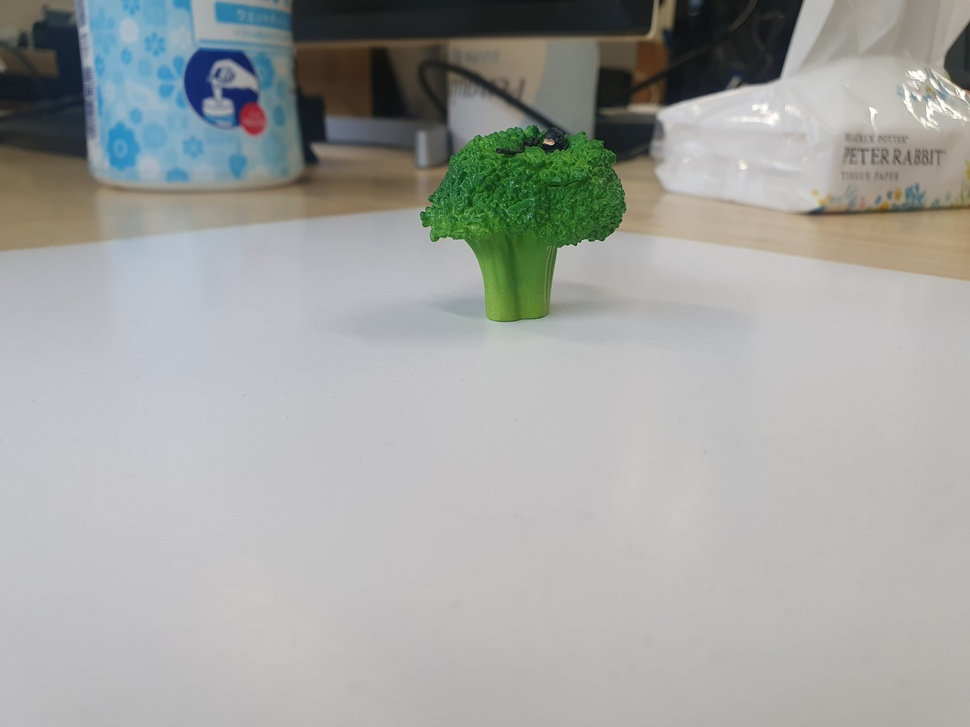
#> input picture left.jpg, 970 x 727 px, shrunk from 4032 x 3024 before the run
$ python Code_epipolar_geometry.py
#> lines starting #> are read from the running program, lines starting #| are printed output that depends on the picture
#####################################################################################################################################
#	PROGRAM BY : MC IATRIDES
#	LAST UPDATE : 08-06-2022
#	TITLE : Exercise #6 - (08-06-2022)
#   SUBTITLE : Epipolar Geometry
#	REDACTED FOR : COMPUTER VISION
#####################################################################################################################################

##### PACKAGES ######################################################################################################################
from numpy import *
import cv2 as cv
from matplotlib.pyplot import *
#####################################################################################################################################

###### FUNCTIONS ####################################################################################################################
def drawlines(img1, img2, lines, pts1, pts2):
    '''img1 - image on which we draw the epilines for the points in img2
        lines - corresponding epilines '''
    r,c = img1.shape
    img1 = cv.cvtColor(img1,cv.COLOR_GRAY2BGR)
    img2= cv.cvtColor(img2,cv.COLOR_GRAY2BGR)

    for r,pt1,pt2 in zip(lines,pts1,pts2):
        color = tuple(random.randint(0,255,3).tolist())
        x0,y0 = map(int, [0, -r[2]/r[1] ])
        x1,y1 = map(int, [c, -(r[2]+r[0]*c)/r[1] ])

        img1 = cv.line(img1, (x0,y0), (x1,y1), color, 1)
        img1 = cv.circle(img1, tuple(pt1), 5, color, -1)
        img2 = cv.circle(img2, tuple(pt2), 5, color, -1)

    return img1, img2

def distance(point, line):
    '''Calculates the distance between a point and the corresponding epiline'''
    a,b,c = line[0], line[1], line[2]
    x,y = point[0], point[1]
    dist = abs(a*x+b*y+c)/sqrt(a**2+b**2)

    return dist

#####################################################################################################################################

###### ANALYSIS PART ################################################################################################################
print('START TESTS')

img1 = cv.imread('left.jpg',0)      #queryimage # left image
#> img1: shape (727, 970); min 4, max 255, mean 164
img2 = cv.imread('right.jpg',0)     #trainimage # right image
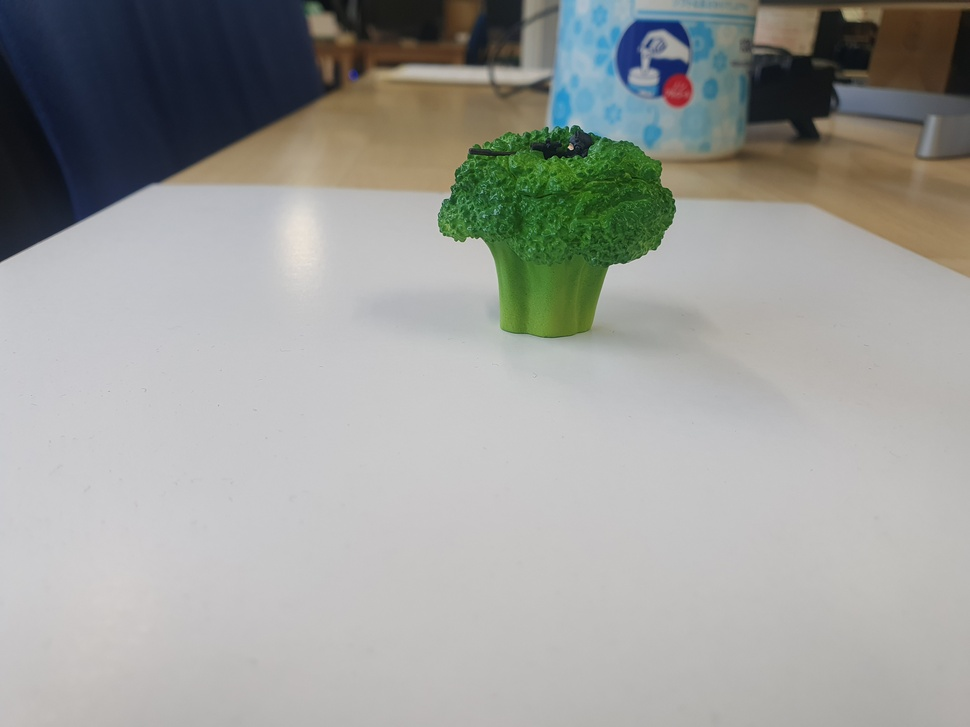
#> input picture right.jpg, 970 x 727 px, shrunk from 4032 x 3024 before the run
#> img2: shape (727, 970); min 0, max 229, mean 157.3

#Create SIFT descriptor and use with FLANN based matcher and ratio test
sift = cv.SIFT_create()

# find the keypoints and descriptors with SIFT
kp1, des1 = sift.detectAndCompute(img1,None)
#> kp1 = 531 keypoints; strongest (x, y, size): (546, 142, 3.4), (962, 93, 5.2), (762, 61, 34), (575, 245, 1.8)
kp2, des2 = sift.detectAndCompute(img2,None)
#> kp2 = 413 keypoints; strongest (x, y, size): (570, 147, 3.4), (322, 24, 18), (560, 226, 116.4), (676, 29, 11.9)

# FLANN parameters
FLANN_INDEX_KDTREE = 1
index_params = dict(algorithm = FLANN_INDEX_KDTREE, trees = 5)
search_params = dict(checks=50)

flann = cv.FlannBasedMatcher(index_params,search_params)
matches = flann.knnMatch(des1,des2,k=2)
#> matches = 531 matches

pts1 = []
pts2 = []

# ratio test as per Lowe's paper
for i,(m,n) in enumerate(matches):
    if m.distance < 0.7*n.distance:
        pts2.append(kp2[m.trainIdx].pt)
        pts1.append(kp1[m.queryIdx].pt)
#> after the loop, pts1 = 30 pairs, first value 165 to 556.5, second value 58.27 to 246.3; pts2 = 30 pairs, first value 490.7 to 932.4, second value 29.19 to 243.4

#Find the list of best matches to form Fundamental Matrix
pts1 = int32(pts1)
#> pts1 = 30 pairs, first value 164 to 556, second value 58 to 246
pts2 = int32(pts2)
#> pts2 = 30 pairs, first value 490 to 932, second value 29 to 243
F, mask = cv.findFundamentalMat(pts1, pts2, cv.FM_LMEDS)
#> F = [[3.3e-06, -3.04e-06, -0.00193], [-1.74e-06, -4.68e-08, 0.0023], [-0.000635, -0.000226, 1]]; mask = 30 values, max 1 at index 0, min 0 at index 9, mean 0.667

# We select only onlier points
pts1 = pts1[mask.ravel()==1]
#> pts1 = 20 rows, first 8: [164, 91], [178, 83], [197, 107], [207, 91], [209, 93], [209, 93], [210, 105], [211, 120]
pts2 = pts2[mask.ravel()==1]
#> pts2 = 20 rows, first 8: [598, 59], [611, 52], [624, 76], [636, 61], [636, 62], [636, 62], [636, 75], [634, 89]

# Find epilines corresponding to points in right image (second image) and
# drawing its lines on left image
lines1 = cv.computeCorrespondEpilines(pts2.reshape(-1,1,2), 2,F)
#> lines1 = 20 rows, first 8: [0.516, -0.856, -6.55], [0.526, -0.851, -23.16], [0.519, -0.855, -10.71], [0.531, -0.847, -33], [0.531, -0.848, -32.11], [0.531, -0.848, -32.11], [0.524, -0.852, -20.49], [0.516, -0.856, -6.36]
lines1 = lines1.reshape(-1,3)

img5,img6 = drawlines(img1,img2,lines1,pts1,pts2)
#> the loop in drawlines, `for r,pt1,pt2 in zip(lines,pts1,pts2):` made 20 passes
#> (r, pt1, pt2, color, y0, y1) on passes 1 to 9: ([0.516, -0.856, -6.55], [164, 91], [598, 59], (172, 47, 117), -7, 577), ([0.526, -0.851, -23.16], [178, 83], [611, 52], (192, 67, 251), -27, 572), ([0.519, -0.855, -10.71], [197, 107], [624, 76], (195, 103, 9), -12, 576), ([0.531, -0.847, -33], [207, 91], [636, 61], (211, 21, 242), -38, 569), ([0.531, -0.848, -32.11], [209, 93], [636, 62], (36, 87, 70), -37, 569), ([0.531, -0.848, -32.11], [209, 93], [636, 62], (216, 88, 140), -37, 569), ([0.524, -0.852, -20.49], [210, 105], [636, 75], (58, 193, 230), -24, 573), ([0.516, -0.856, -6.36], [211, 120], [634, 89], (39, 87, 174), -7, 577), ([0.545, -0.839, -57.4], [213, 70], [645, 40], (88, 81, 165), -68, 561)
#> after the loop in drawlines, `for r,pt1,pt2 in zip(lines,pts1,pts2):`:
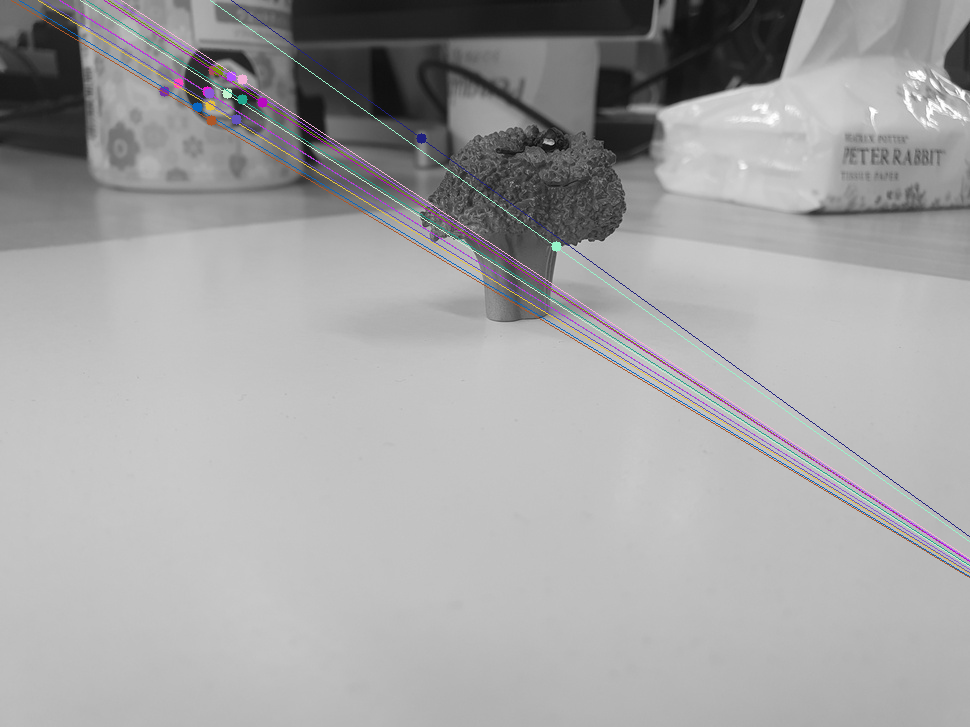
#> img1: shape (727, 970, 3); mean B, G, R 164.3, 163.6, 163.9
#> after the loop in drawlines, `for r,pt1,pt2 in zip(lines,pts1,pts2):`:
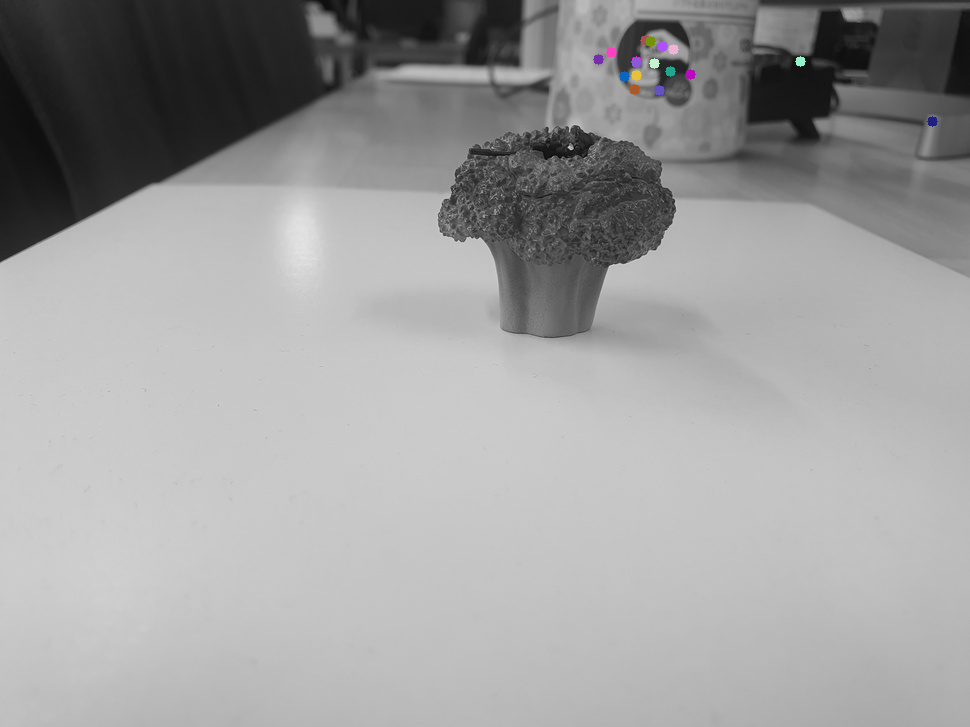
#> img2: shape (727, 970, 3); mean B, G, R 157.4, 157.3, 157.4

# Find epilines corresponding to points in left image (first image) and
# drawing its lines on right image
lines2 = cv.computeCorrespondEpilines(pts1.reshape(-1,1,2), 1, F)
#> lines2 = 20 rows, first 8: [-0.637, 0.771, 335.8], [-0.625, 0.78, 341.4], [-0.634, 0.773, 337.2], [-0.618, 0.786, 344.8], [-0.618, 0.786, 344.6], [-0.618, 0.786, 344.6], [-0.627, 0.779, 340.6], [-0.638, 0.77, 335.6]
lines2 = lines2.reshape(-1,3)

img3, img4 = drawlines(img2, img1, lines2, pts2, pts1)
#> the loop in drawlines (call 2), `for r,pt1,pt2 in zip(lines,pts1,pts2):` made 20 passes
#> (r, pt1, pt2, color, y0, y1) on passes 1 to 9: ([-0.637, 0.771, 335.8], [598, 59], [164, 91], (163, 254, 203), -435, 366), ([-0.625, 0.78, 341.4], [611, 52], [178, 83], (114, 183, 28), -437, 339), ([-0.634, 0.773, 337.2], [624, 76], [197, 107], (34, 128, 128), -436, 360), ([-0.618, 0.786, 344.8], [636, 61], [207, 91], (164, 53, 133), -438, 323), ([-0.618, 0.786, 344.6], [636, 62], [209, 93], (38, 232, 244), -438, 324), ([-0.618, 0.786, 344.6], [636, 62], [209, 93], (17, 79, 132), -438, 324), ([-0.627, 0.779, 340.6], [636, 75], [210, 105], (105, 42, 186), -437, 343), ([-0.638, 0.77, 335.6], [634, 89], [211, 120], (31, 120, 1), -435, 367), ([-0.598, 0.801, 353.6], [645, 40], [213, 70], (65, 231, 169), -441, 282)
#> pass 1, in drawlines (call 2), `img1 = cv.line(img1, (x0,y0), (x1,y1), color, 1)`:
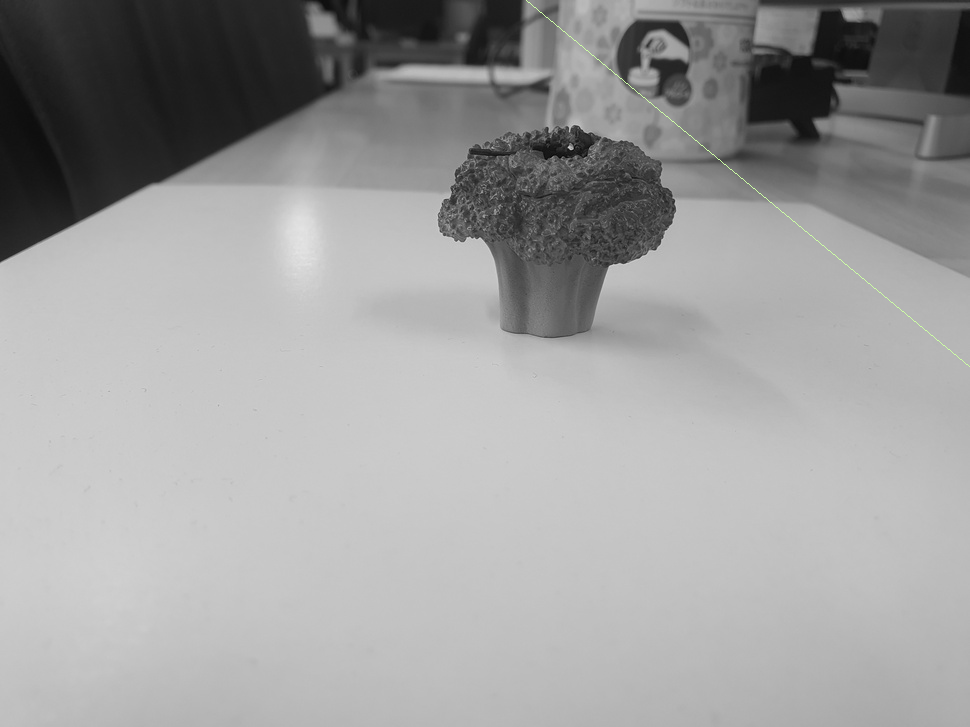
#> img1: shape (727, 970, 3); mean B, G, R 157.3, 157.4, 157.3
#> after the loop in drawlines (call 2), `for r,pt1,pt2 in zip(lines,pts1,pts2):`:
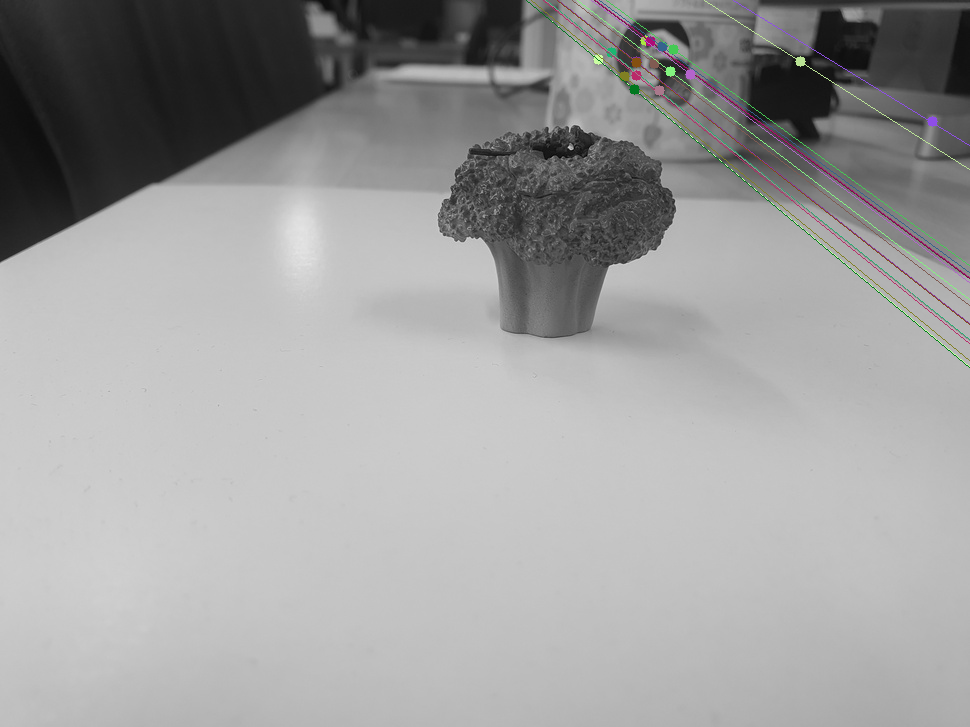
#> img1: shape (727, 970, 3); mean B, G, R 157.1, 157.2, 157.3
#> after the loop in drawlines (call 2), `for r,pt1,pt2 in zip(lines,pts1,pts2):`:
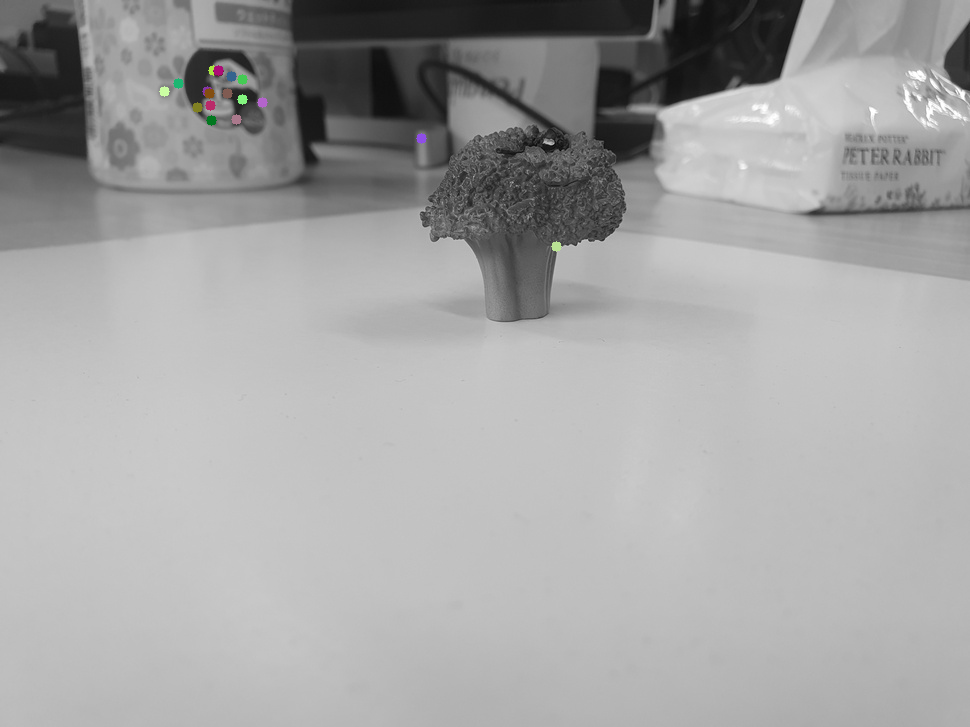
#> img2: shape (727, 970, 3); mean B, G, R 164, 164, 164

#Accuracy of the F-Matrix
error1 = []
error2 = []

for k in range(len(pts1)):
    error1.append(distance(pts1[k], lines1[k]))
    error2.append(distance(pts2[k], lines2[k]))
#> this loop made 20 passes
#> after the loop, error1 = [0.205, 0.177, 4.77e-07, 0.124, 1.97e-06, 1.97e-06, 0.186, 0.196, 0.0431, 0.147, 0.691, 5.36e-07, 1.85e-06, 0.634, 4.77e-07, 2.15e-06, 2.15e-06, 0.106, 0.383, 1.45e-05]; error2 = [0.188, 0.171, 4.29e-06, 0.129, 2.5e-05, 2.5e-05, 0.19, 0.197, 0.0468, 0.162, 0.762, 2.03e-05, 1.05e-05, 0.69, 2e-05, 7.45e-06, 7.45e-06, 0.128, 0.794, 1.36e-05]

#Plot distances error
n = len(error1)
#> n = 20
X,Y,Y_mean = [],[],[]

for i in range(n):
    X.append(i)
    Y.append(abs(error1[i]-error2[i]))
    Y_mean.append(mean(Y))
#> after the loop, X = [0, 1, 2, 3, 4, 5, 6, 7, 8, 9, 10, 11, 12, 13, 14, 15, 16, 17, 18, 19]; Y = [0.017, 0.00638, 3.81e-06, 0.00468, 2.31e-05, 2.31e-05, 0.00483, 0.00146, 0.00375, 0.0151, 0.0714, 1.97e-05, 8.64e-06, 0.0562, 1.95e-05, 5.3e-06, 5.3e-06, 0.0222, 0.411, 8.94e-07]; Y_mean = [0.017, 0.0117, 0.00781, 0.00703, 0.00563, 0.00469, 0.00471, 0.00431, 0.00424, 0.00533, 0.0113, 0.0104, 0.0096, 0.0129, 0.0121, 0.0113, 0.0106, 0.0113, 0.0323, 0.0307]

figure(figsize=(20,5))
subplot(121), plot(X, Y), plot(X, Y_mean, label="Mean = " + str(Y_mean[0]))

figure(figsize=(20,20))
subplot(121), axis("off"), imshow(img5)
subplot(122), axis("off"), imshow(img3)
show()
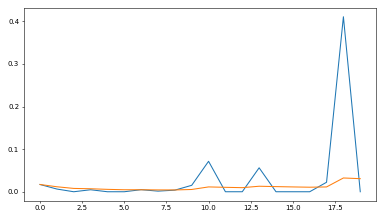
#> figure drawn by matplotlib, 1 panel; curve peaks at x = 18, y = 0.411; curve peaks at x = 18, y = 0.0323
#> figure, not shown here; B, G, R data is drawn as R, G, B

cv.imwrite('result_left.jpg', img5)
cv.imwrite('result_right.jpg', img3)

print('END TESTS')
#####################################################################################################################################
